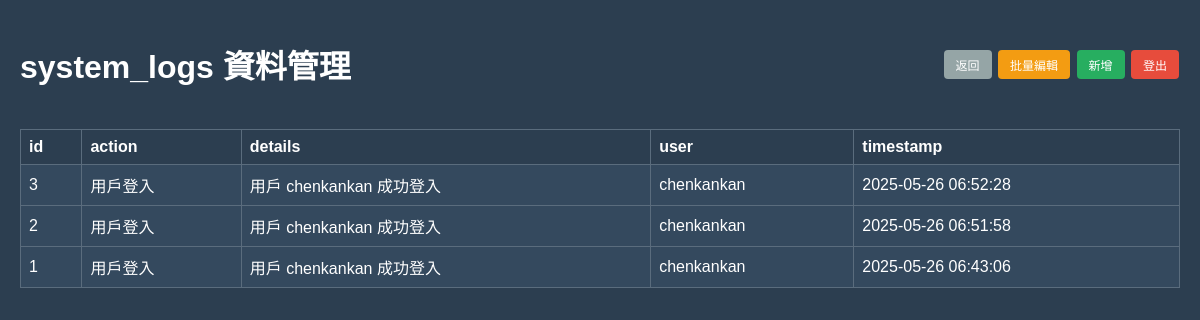
Screenshot of /dashboard/system_logs (signed in) with the database file from the repository.
### tables this page shows
CREATE TABLE system_logs (
            id INTEGER PRIMARY KEY AUTOINCREMENT,
            action TEXT NOT NULL,
            details TEXT,
            user TEXT,
            timestamp TIMESTAMP DEFAULT CURRENT_TIMESTAMP
        );

### web.py (the view)
@app.route('/dashboard/<table_name>')
def dashboard(table_name):
    if 'logged_in' not in session:
        return redirect(url_for('login'))
    tables = get_all_tables()
    if table_name not in tables:
        flash(f'資料表 {table_name} 不存在', 'error')
        return redirect(url_for('table_selection'))
    conn = get_db_connection()
    records = []
    columns = []
    if conn:
        try:
            columns = get_table_columns(table_name)
            primary_key = get_primary_key(table_name)
            records = conn.execute(f'SELECT * FROM {table_name} ORDER BY {primary_key} DESC').fetchall()
        except Exception as e:
            flash(f'讀取 {table_name} 資料失敗: {e}', 'error')
        finally:
            conn.close()
    return render_template('dashboard.html',
                         records=records,
                         columns=columns,
                         table_name=table_name,
                         primary_key=get_primary_key(table_name))

### web.py (called while the page is built)
def get_db_connection():
    try:
        conn = sqlite3.connect(DB_PATH)
        conn.row_factory = sqlite3.Row
        return conn
    except Exception as e:
        print(f"資料庫連接失敗: {e}")
        return None

def get_all_tables():
    conn = get_db_connection()
    if conn:
        try:
            cursor = conn.cursor()
            cursor.execute("SELECT name FROM sqlite_master WHERE type='table' AND name NOT LIKE 'sqlite_%';")
            tables = cursor.fetchall()
            conn.close()
            return [table['name'] for table in tables]
        except Exception as e:
            print(f"獲取資料表失敗: {e}")
            if conn:
                conn.close()
    return []

def get_table_columns(table_name):
    conn = get_db_connection()
    if conn:
        try:
            cursor = conn.cursor()
            cursor.execute(f"PRAGMA table_info({table_name});")
            columns = cursor.fetchall()
            conn.close()
            return [col['name'] for col in columns]
        except Exception as e:
            print(f"獲取 {table_name} 欄位失敗: {e}")
            if conn:
                conn.close()
    return []

def get_primary_key(table_name):
    conn = get_db_connection()
    if conn:
        try:
            cursor = conn.cursor()
            cursor.execute(f"PRAGMA table_info({table_name});")
            columns = cursor.fetchall()
            conn.close()
            for col in columns:
                if col['pk'] == 1:
                    return col['name']
        except Exception as e:
            if conn:
                conn.close()
    return 'id'

### templates/dashboard.html (shortened to what this page needs)
<!DOCTYPE html>
<html>
<head>
</head>
<body>
    <div class="header">
        <h1>{{ table_name }} 資料管理</h1>
        <div>
            <a href="{{ url_for('table_selection') }}" class="btn btn-back">返回</a>
            <a href="{{ url_for('bulk_edit', table_name=table_name) }}" class="btn btn-warning">批量編輯</a>
            <a href="{{ url_for('add_record', table_name=table_name) }}" class="btn btn-success">新增</a>
            <a href="{{ url_for('logout') }}" class="btn btn-danger">登出</a>
        </div>
    </div>
    <div class="table-container">
        <table>
            <thead>
                <tr>
                    {% for column in columns %}
                    <th>{{ column }}</th>
                    {% endfor %}
                </tr>
            </thead>
            <tbody>
                {% for record in records %}
                <tr>
                    {% for column in columns %}
                    <td>{{ record[column] if record[column] is not none else '' }}</td>
                    {% endfor %}
                </tr>
                {% endfor %}
            </tbody>
        </table>
    </div>
</body>
</html>

### templates/dashboard.html (style rules this page uses)
body { font-family: Arial; background: #2c3e50; color: white; margin: 0; padding: 20px; }
.header { display: flex; justify-content: space-between; align-items: center; margin-bottom: 20px; }
.table-container { overflow-x: auto; }
table { width: 100%; background: #34495e; border-collapse: collapse; min-width: 800px; }
th, td { padding: 8px; border: 1px solid #5a6c7d; text-align: left; }
th { background: #2c3e50; }
.btn { padding: 6px 12px; margin: 1px; text-decoration: none; border-radius: 4px; display: inline-block; font-size: 12px; }
.btn-success { background: #27ae60; color: white; }
.btn-warning { background: #f39c12; color: white; }
.btn-danger { background: #e74c3c; color: white; }
.btn-back { background: #95a5a6; color: white; }

### rows the page displays
system_logs: id "3" "用戶登入" "用戶 chenkankan 成功登入" "chenkankan" "2025-05-26 06:52:28"
system_logs: id "2" "用戶登入" "用戶 chenkankan 成功登入" "chenkankan" "2025-05-26 06:51:58"
system_logs: id "1" "用戶登入" "用戶 chenkankan 成功登入" "chenkankan" "2025-05-26 06:43:06"

### other values shown
{{ table_name }} "system_logs"
{{ column }} "id" "action" "details" "user" "timestamp"
